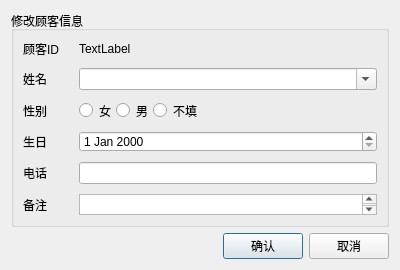
<?xml version="1.0" encoding="UTF-8"?>
<ui version="4.0">
 <class>UpdateCustomer</class>
 <widget class="QDialog" name="UpdateCustomer">
  <property name="geometry">
   <rect>
    <x>0</x>
    <y>0</y>
    <width>400</width>
    <height>270</height>
   </rect>
  </property>
  <property name="minimumSize">
   <size>
    <width>0</width>
    <height>270</height>
   </size>
  </property>
  <property name="maximumSize">
   <size>
    <width>16777215</width>
    <height>300</height>
   </size>
  </property>
  <property name="windowTitle">
   <string>Dialog</string>
  </property>
  <layout class="QGridLayout" name="gridLayout">
   <item row="0" column="0">
    <widget class="QGroupBox" name="groupBox">
     <property name="title">
      <string>修改顾客信息</string>
     </property>
     <layout class="QFormLayout" name="formLayout">
      <property name="horizontalSpacing">
       <number>20</number>
      </property>
      <property name="verticalSpacing">
       <number>10</number>
      </property>
      <item row="0" column="0">
       <widget class="QLabel" name="label">
        <property name="text">
         <string>顾客ID</string>
        </property>
       </widget>
      </item>
      <item row="0" column="1">
       <widget class="QLabel" name="IDLabel">
        <property name="text">
         <string>TextLabel</string>
        </property>
       </widget>
      </item>
      <item row="1" column="0">
       <widget class="QLabel" name="label_3">
        <property name="text">
         <string>姓名</string>
        </property>
       </widget>
      </item>
      <item row="1" column="1">
       <widget class="QComboBox" name="nameCombo">
        <property name="editable">
         <bool>true</bool>
        </property>
       </widget>
      </item>
      <item row="2" column="0">
       <widget class="QLabel" name="label_4">
        <property name="text">
         <string>性别</string>
        </property>
       </widget>
      </item>
      <item row="2" column="1">
       <layout class="QHBoxLayout" name="horizontalLayout_2">
        <item>
         <widget class="QRadioButton" name="femaleRadio">
          <property name="text">
           <string>女</string>
          </property>
         </widget>
        </item>
        <item>
         <widget class="QRadioButton" name="maleRadio">
          <property name="text">
           <string>男</string>
          </property>
         </widget>
        </item>
        <item>
         <widget class="QRadioButton" name="noRadio">
          <property name="text">
           <string>不填</string>
          </property>
         </widget>
        </item>
        <item>
         <spacer name="horizontalSpacer_2">
          <property name="orientation">
           <enum>Qt::Orientation::Horizontal</enum>
          </property>
          <property name="sizeHint" stdset="0">
           <size>
            <width>40</width>
            <height>20</height>
           </size>
          </property>
         </spacer>
        </item>
       </layout>
      </item>
      <item row="3" column="0">
       <widget class="QLabel" name="label_5">
        <property name="text">
         <string>生日</string>
        </property>
       </widget>
      </item>
      <item row="3" column="1">
       <widget class="QDateEdit" name="birthdayEdit"/>
      </item>
      <item row="4" column="0">
       <widget class="QLabel" name="label_2">
        <property name="text">
         <string>电话</string>
        </property>
       </widget>
      </item>
      <item row="4" column="1">
       <widget class="QLineEdit" name="phoneEdit"/>
      </item>
      <item row="5" column="0">
       <widget class="QLabel" name="label_8">
        <property name="text">
         <string>备注</string>
        </property>
       </widget>
      </item>
      <item row="5" column="1">
       <widget class="QPlainTextEdit" name="notePlain"/>
      </item>
     </layout>
    </widget>
   </item>
   <item row="1" column="0">
    <layout class="QHBoxLayout" name="horizontalLayout">
     <property name="sizeConstraint">
      <enum>QLayout::SizeConstraint::SetDefaultConstraint</enum>
     </property>
     <item>
      <spacer name="horizontalSpacer">
       <property name="orientation">
        <enum>Qt::Orientation::Horizontal</enum>
       </property>
       <property name="sizeHint" stdset="0">
        <size>
         <width>40</width>
         <height>20</height>
        </size>
       </property>
      </spacer>
     </item>
     <item>
      <widget class="QPushButton" name="btnConfirm">
       <property name="sizePolicy">
        <sizepolicy hsizetype="Minimum" vsizetype="Minimum">
         <horstretch>0</horstretch>
         <verstretch>0</verstretch>
        </sizepolicy>
       </property>
       <property name="minimumSize">
        <size>
         <width>80</width>
         <height>0</height>
        </size>
       </property>
       <property name="maximumSize">
        <size>
         <width>80</width>
         <height>16777215</height>
        </size>
       </property>
       <property name="text">
        <string>确认</string>
       </property>
      </widget>
     </item>
     <item>
      <widget class="QPushButton" name="btnCancel">
       <property name="sizePolicy">
        <sizepolicy hsizetype="Expanding" vsizetype="Expanding">
         <horstretch>0</horstretch>
         <verstretch>0</verstretch>
        </sizepolicy>
       </property>
       <property name="minimumSize">
        <size>
         <width>80</width>
         <height>0</height>
        </size>
       </property>
       <property name="maximumSize">
        <size>
         <width>80</width>
         <height>16777215</height>
        </size>
       </property>
       <property name="text">
        <string>取消</string>
       </property>
      </widget>
     </item>
    </layout>
   </item>
  </layout>
 </widget>
 <resources/>
 <connections/>
</ui>
